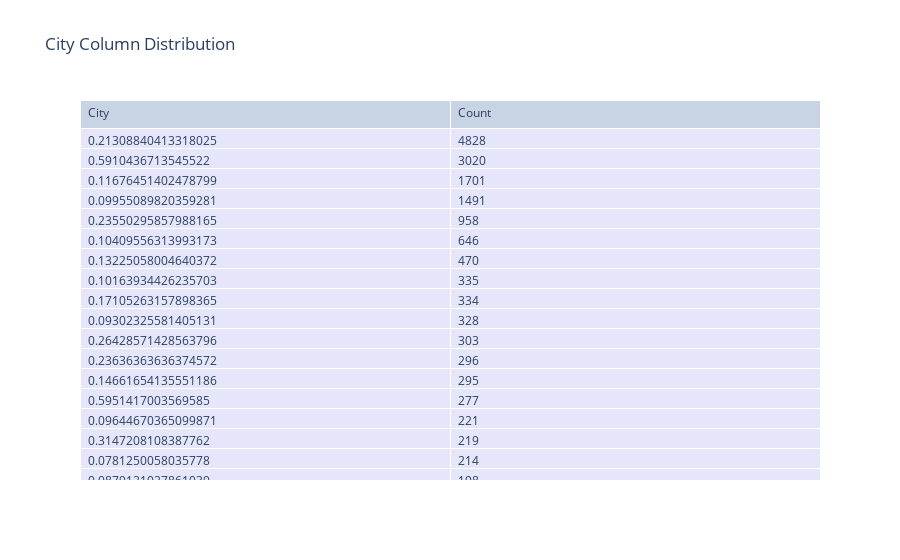

The notebook cell saved with this chart:
### Code cell
#Interactive tabel for visulizing this column using pandas and plotly
import pandas as pd
import plotly.graph_objects as go

city_counts = df['city'].value_counts(dropna=False).reset_index() #reset_index:convert this Series into a DataFrame:
city_counts.columns = ['city', 'count'] #rename the columns to city & count

# Create table
fig = go.Figure(data=[go.Table(
    header=dict(values=['City', 'Count'],
                fill_color='sky blue',
                align='left'),
    cells=dict(values=[city_counts['city'], city_counts['count']],
               fill_color='lavender',
               align='left'))
])

fig.update_layout(title='City Column Distribution')
fig.show()

### Figure 1 — Plotly figure (JSON) as saved in the notebook; plotly's stock layout.template omitted (floating-point values rounded to 4 significant figures; data arrays with more than 128 entries replaced by an {"elided": "..."} marker saying what was removed)
{"data": [{"cells": {"align": "left", "fill": {"color": "lavender"}, "values": {"elided": "2x112 float values"}}, "header": {"align": "left", "fill": {"color": "sky blue"}, "values": ["City", "Count"]}, "type": "table"}], "layout": {"autosize": true, "title": {"text": "City Column Distribution"}}}
